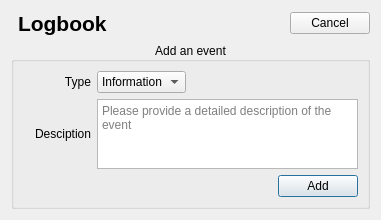
<?xml version="1.0" encoding="UTF-8"?>
<ui version="4.0">
 <class>DialogAddEven</class>
 <widget class="QDialog" name="DialogAddEven">
  <property name="geometry">
   <rect>
    <x>0</x>
    <y>0</y>
    <width>381</width>
    <height>218</height>
   </rect>
  </property>
  <property name="windowTitle">
   <string>Dialog</string>
  </property>
  <layout class="QGridLayout" name="gridLayout_2">
   <item row="0" column="0">
    <layout class="QGridLayout" name="gridLayout_4">
     <property name="spacing">
      <number>0</number>
     </property>
     <item row="0" column="0" rowspan="2">
      <widget class="QLabel" name="logo_label">
       <property name="maximumSize">
        <size>
         <width>30</width>
         <height>30</height>
        </size>
       </property>
       <property name="text">
        <string/>
       </property>
       <property name="pixmap">
        <pixmap resource="resources.qrc">:/logo_tripleReg.png</pixmap>
       </property>
       <property name="scaledContents">
        <bool>true</bool>
       </property>
      </widget>
     </item>
     <item row="0" column="4" rowspan="2">
      <widget class="QPushButton" name="cancel_pushButton">
       <property name="text">
        <string>Cancel</string>
       </property>
       <property name="autoDefault">
        <bool>false</bool>
       </property>
      </widget>
     </item>
     <item row="0" column="1" rowspan="2" colspan="2">
      <widget class="QLabel" name="label_2">
       <property name="font">
        <font>
         <pointsize>16</pointsize>
         <weight>75</weight>
         <bold>true</bold>
        </font>
       </property>
       <property name="text">
        <string>Logbook</string>
       </property>
       <property name="alignment">
        <set>Qt::AlignBottom|Qt::AlignLeading|Qt::AlignLeft</set>
       </property>
      </widget>
     </item>
     <item row="0" column="3" rowspan="2">
      <spacer name="horizontalSpacer">
       <property name="orientation">
        <enum>Qt::Horizontal</enum>
       </property>
       <property name="sizeHint" stdset="0">
        <size>
         <width>40</width>
         <height>20</height>
        </size>
       </property>
      </spacer>
     </item>
    </layout>
   </item>
   <item row="1" column="0">
    <widget class="QGroupBox" name="groupBox">
     <property name="title">
      <string>Add an event</string>
     </property>
     <property name="alignment">
      <set>Qt::AlignCenter</set>
     </property>
     <layout class="QGridLayout" name="gridLayout">
      <item row="0" column="0">
       <widget class="QLabel" name="label">
        <property name="text">
         <string>Type</string>
        </property>
        <property name="alignment">
         <set>Qt::AlignRight|Qt::AlignTrailing|Qt::AlignVCenter</set>
        </property>
       </widget>
      </item>
      <item row="0" column="1">
       <widget class="QComboBox" name="type_comboBox">
        <item>
         <property name="text">
          <string>Information</string>
         </property>
        </item>
        <item>
         <property name="text">
          <string>Service</string>
         </property>
        </item>
        <item>
         <property name="text">
          <string>Damage</string>
         </property>
        </item>
        <item>
         <property name="text">
          <string>Layover</string>
         </property>
        </item>
       </widget>
      </item>
      <item row="0" column="2" colspan="2">
       <spacer name="horizontalSpacer_2">
        <property name="orientation">
         <enum>Qt::Horizontal</enum>
        </property>
        <property name="sizeHint" stdset="0">
         <size>
          <width>166</width>
          <height>20</height>
         </size>
        </property>
       </spacer>
      </item>
      <item row="1" column="0">
       <widget class="QLabel" name="label_3">
        <property name="text">
         <string>Desciption</string>
        </property>
        <property name="alignment">
         <set>Qt::AlignRight|Qt::AlignTrailing|Qt::AlignVCenter</set>
        </property>
       </widget>
      </item>
      <item row="1" column="1" colspan="3">
       <widget class="QPlainTextEdit" name="desciption_plainTextEdit">
        <property name="placeholderText">
         <string>Please provide a detailed description of the event</string>
        </property>
       </widget>
      </item>
      <item row="2" column="1" colspan="2">
       <spacer name="horizontalSpacer_3">
        <property name="orientation">
         <enum>Qt::Horizontal</enum>
        </property>
        <property name="sizeHint" stdset="0">
         <size>
          <width>166</width>
          <height>20</height>
         </size>
        </property>
       </spacer>
      </item>
      <item row="2" column="3">
       <widget class="QPushButton" name="add_pushButton">
        <property name="text">
         <string>Add</string>
        </property>
       </widget>
      </item>
     </layout>
    </widget>
   </item>
  </layout>
 </widget>
 <resources>
  <include location="resources.qrc"/>
 </resources>
 <connections/>
</ui>
